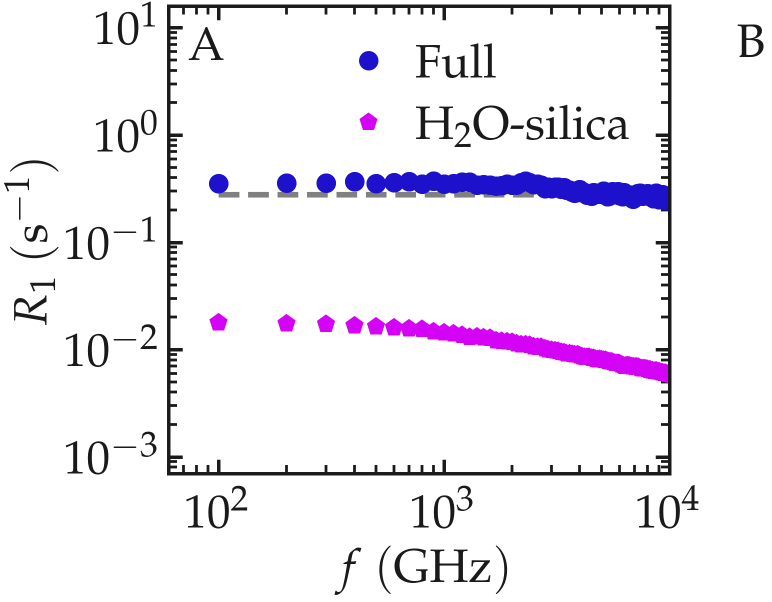
#> input picture docs/source/applications/anisotropic-system/nmr-water-silica-temp.png, 1544 x 1204 px (shown at 1/2 size)
$ jupyter execute --allow-errors nmr-relaxation-rates.ipynb
#> lines starting #> are read from the running program, lines starting #| are printed output that depends on the picture
[cell 1]
from matplotlib.pyplot import cm
from matplotlib.colors import LinearSegmentedColormap
import numpy as np
from scipy import constants as cst
import sys, os, git
import warnings
warnings.filterwarnings("ignore")

[cell 2]
current_path = os.getcwd()
#> (the rest of this cell did not finish here and is left out)

#> (a cell that did not finish here is left out)

[cell 4]
cmap_cool = cm.cool
cmap_dark_blue_to_cyan = LinearSegmentedColormap.from_list('dark_blue_to_cyan', ['#1D11CB', cmap_cool(0.0)])
cmap_dark_blue_to_pink = LinearSegmentedColormap.from_list('dark_blue_to_cyan', ['#1D11CB', cmap_cool(1.0)])

[cell 5]
spin = 0.5
GAMMA = 2 * np.pi * 42.6e6
K = (3 / 2) * (cst.mu_0 / 4 / np.pi) ** 2 \
    * cst.hbar ** 2 * GAMMA ** 4 * spin * (1 + spin)  # m6 / s2

[cell 6]
filename = "nmr-water-silica-temp"
colors = cmap_dark_blue_to_pink(np.linspace(0, 1, 50))

#> (a cell that did not finish here is left out)

[cell 8]
from PIL import Image

right_padding = 950  # pixels of extra space

for i in [1, 2]:
    if i == 1:
        figure_path = "nmr-water-silica-temp.png"
        insert_path = "snapshot-light.png"
        output_path = "nmr-water-silica.png"
    else:
        figure_path = "nmr-water-silica-temp-dm.png"
        insert_path = "snapshot-dark.png"
        output_path = "nmr-water-silica-dm.png"

    figure = Image.open(figure_path).convert("RGBA")
#> figure is the input picture: PIL image 1544x1204 RGBA; mean R, G, B, A 240.1, 237.1, 243.5, 18.6
    insert = Image.open(insert_path).convert("RGBA")
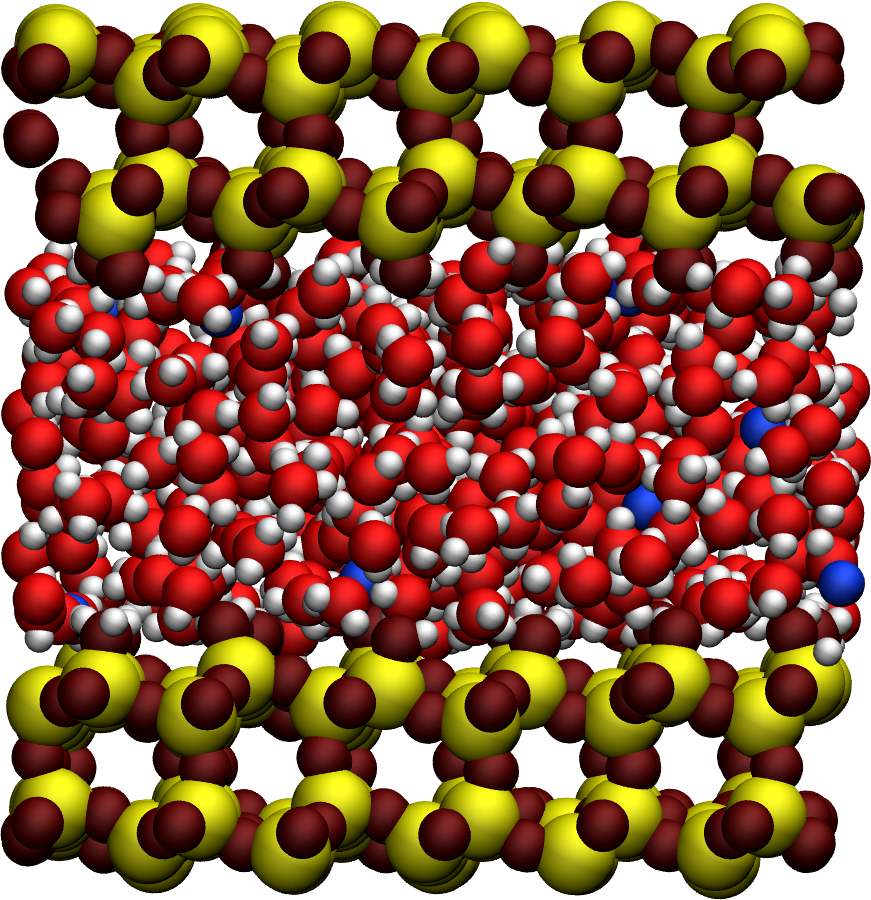
#> input picture docs/source/applications/anisotropic-system/snapshot-light.png, 871 x 900 px
#> insert is the input picture: PIL image 871x900 RGBA; mean R, G, B, A 80.6, 29.6, 0.9, 186.2

    # Create a larger canvas
    canvas = Image.new(
        "RGBA",
        (figure.width + right_padding, figure.height),
        (0, 0, 0, 0),
    )
#> canvas: PIL image 2494x1204 RGBA; every value is 0
    canvas.alpha_composite(figure, (0, 0))
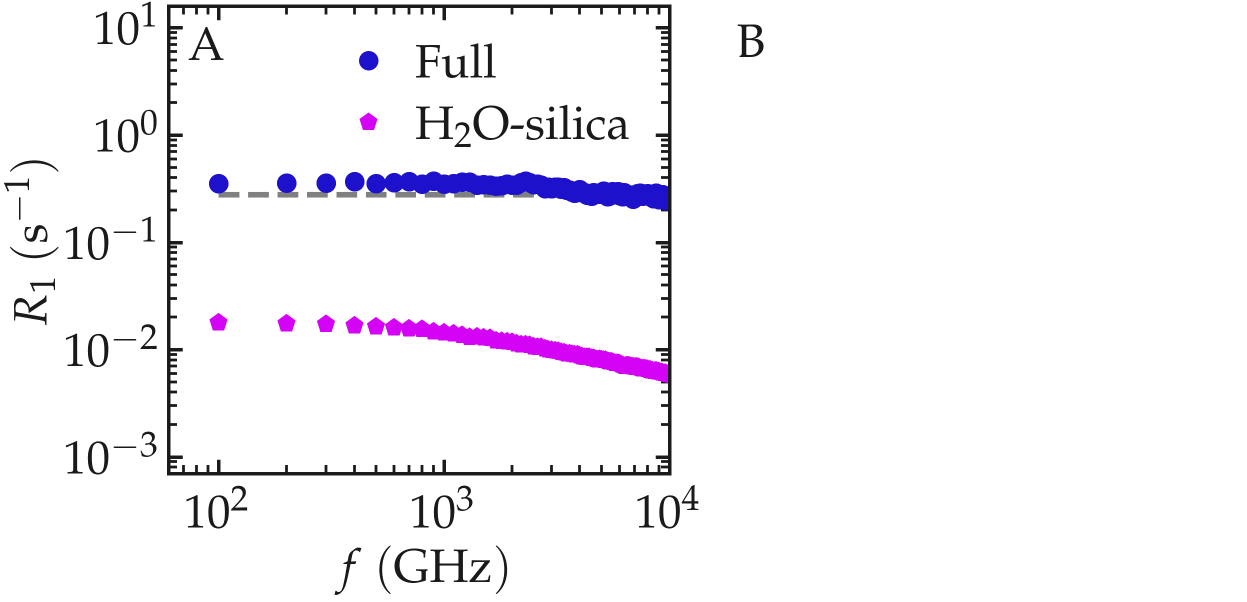
#> canvas: PIL image 2494x1204 RGBA (shown at 1/2 size); mean R, G, B, A 3, 1.1, 5.1, 11.5; transparent parts drawn white

    # # Start from the spectrum itself — preserves its own background/transparency
    # canvas = figure.copy()

    scale = 0.6
    target_w = int(figure.width * scale)
#> target_w = 926
    target_h = int(insert.height * (target_w / insert.width))
#> target_h = 956
    legend_resized = insert.resize((target_w, target_h), Image.LANCZOS)
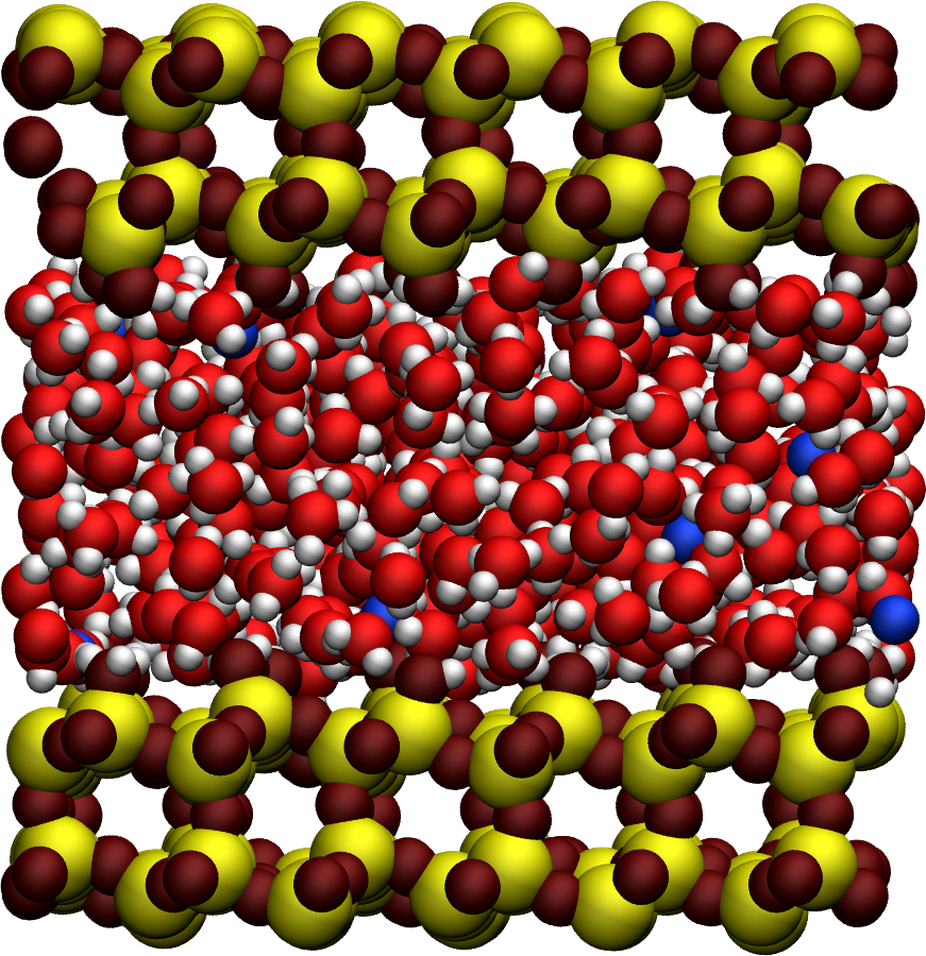
#> legend_resized: PIL image 926x956 RGBA; mean R, G, B, A 81.1, 29.9, 0.9, 186.2; transparent parts drawn white

    top_margin = 10
    lat_margin = 0
    x = figure.width + right_padding - target_w - lat_margin
#> x = 1568
    y = top_margin

    canvas.alpha_composite(legend_resized, (x, y))
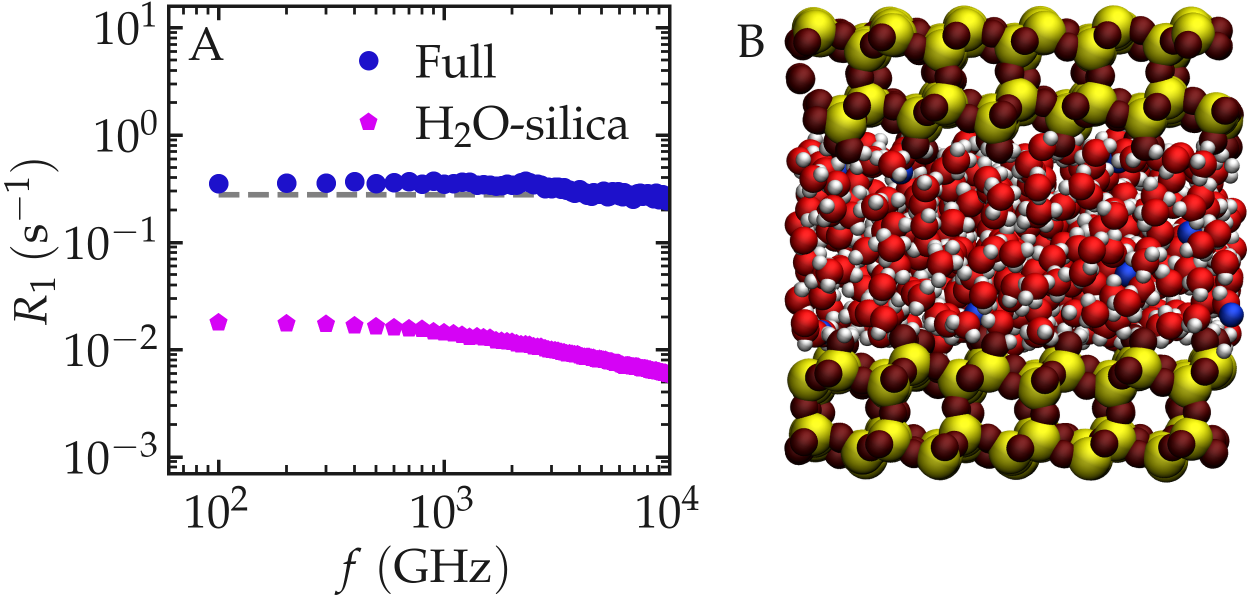
#> canvas: PIL image 2494x1204 RGBA (shown at 1/2 size); mean R, G, B, A 27, 9.9, 5.4, 66.4; transparent parts drawn white

    canvas.save(output_path)  # keep as PNG with alpha, don't convert to RGB
    print(f"Saved {output_path}")
#> pass 2 of the loop `for i in [1, 2]:`:
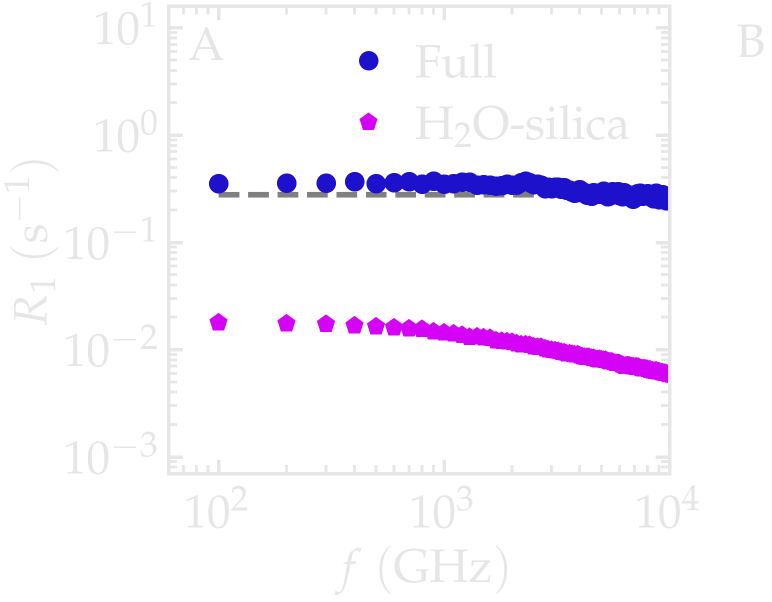
#> input picture docs/source/applications/anisotropic-system/nmr-water-silica-temp-dm.png, 1544 x 1204 px (shown at 1/2 size)
#> figure is the input picture: PIL image 1544x1204 RGBA; mean R, G, B, A 249.2, 246.1, 252.5, 18.6
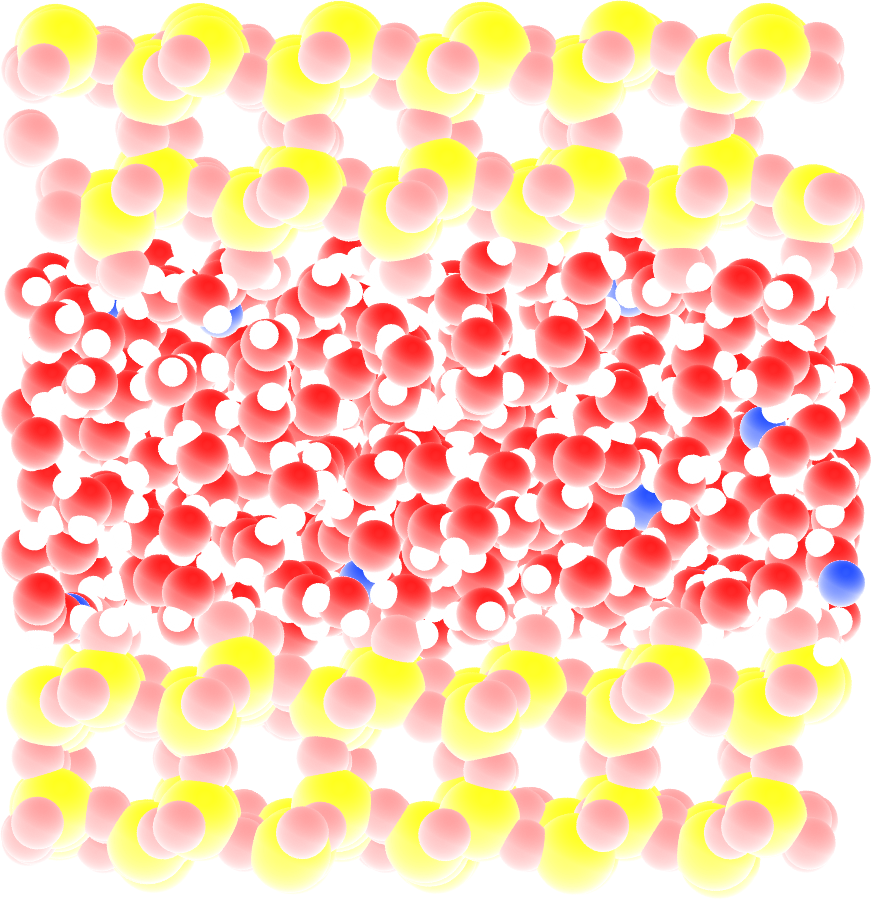
#> input picture docs/source/applications/anisotropic-system/snapshot-dark.png, 871 x 899 px
#> insert is the input picture: PIL image 871x899 RGBA; mean R, G, B, A 213.3, 101.2, 49.4, 103.7
#> legend_resized: PIL image 926x955 RGBA
#> `canvas.alpha_composite(legend_resized, (x, y))`:
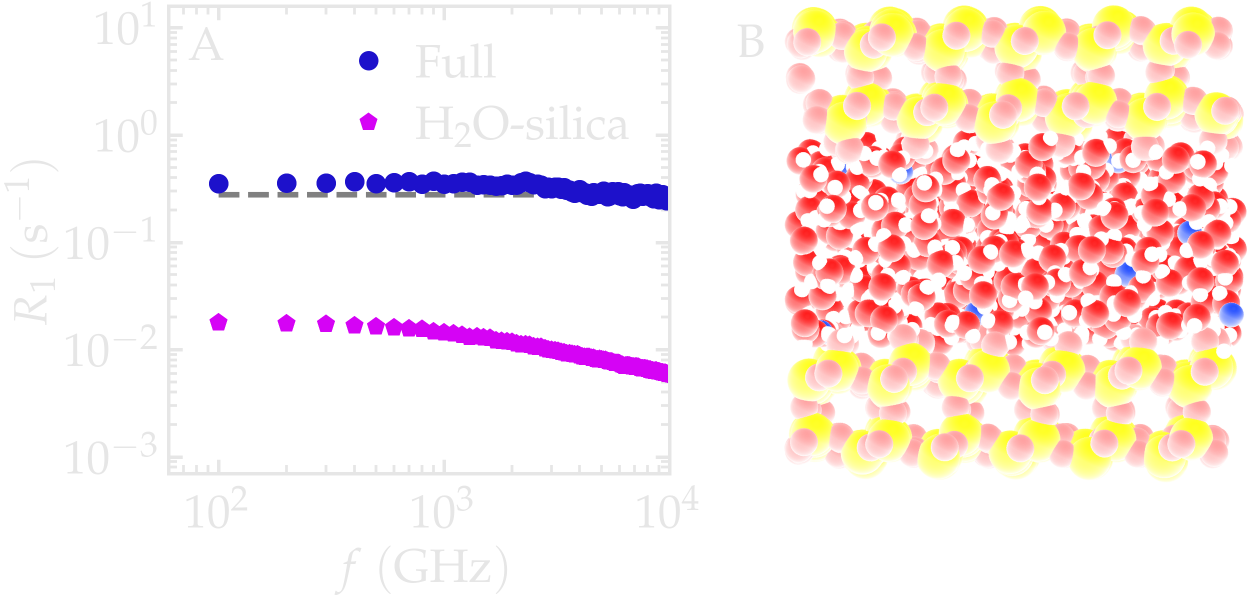
#> canvas: PIL image 2494x1204 RGBA (shown at 1/2 size); mean R, G, B, A 71.8, 36.8, 25.2, 42; transparent parts drawn white
